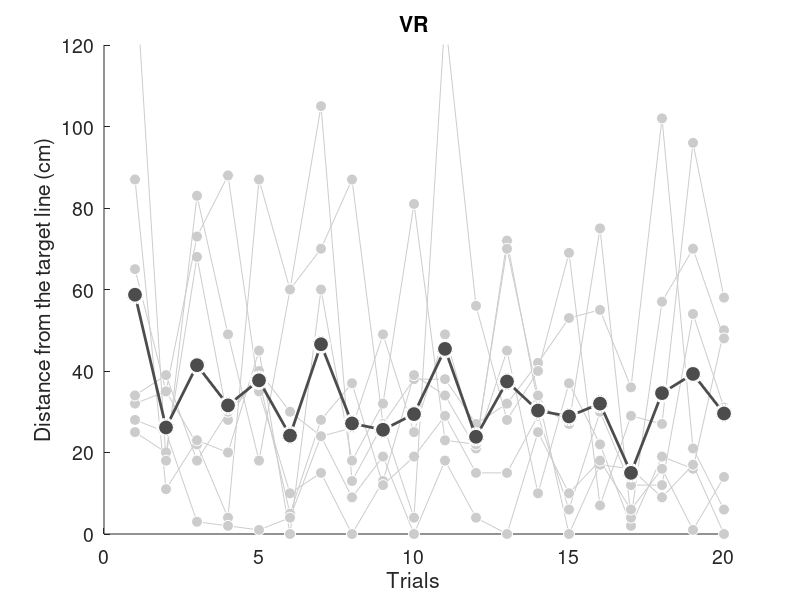

MATLAB code to generate this figure:
load('scores.mat')

VR0_0h_abs = abs(VR0_0h_diff);
VR0_0h_abs_each = mean(VR0_0h_abs, 2);

x = 1:20;


figure('Position', [100 100 700 400]);
ylim([0, 120])
h = gca;
set(h, 'FontSize', 14)

xlabel('Trials')
ylabel('Distance from the target line (cm)')
title('VR')

for i = 1:VR0_number
    hold on
    y = VR0_0h_abs(:,i);
    plot(x, y', '-o', ...
    'MarkerSize', 8, ...
    'MarkerFaceColor', light_gray, ...
    'MarkerEdgeColor', white, ...
    'Color', light_gray)
end

hold on

plot(x, VR0_0h_abs_each', '-o', ...
    'LineWidth', 2, ...
    'MarkerSize', 12, ...
    'MarkerFaceColor', dark_gray, ...
    'MarkerEdgeColor', white, ...
    'Color', dark_gray)

hold off

saveas(gcf,'./data/figures/VR0_0h_test','epsc')
